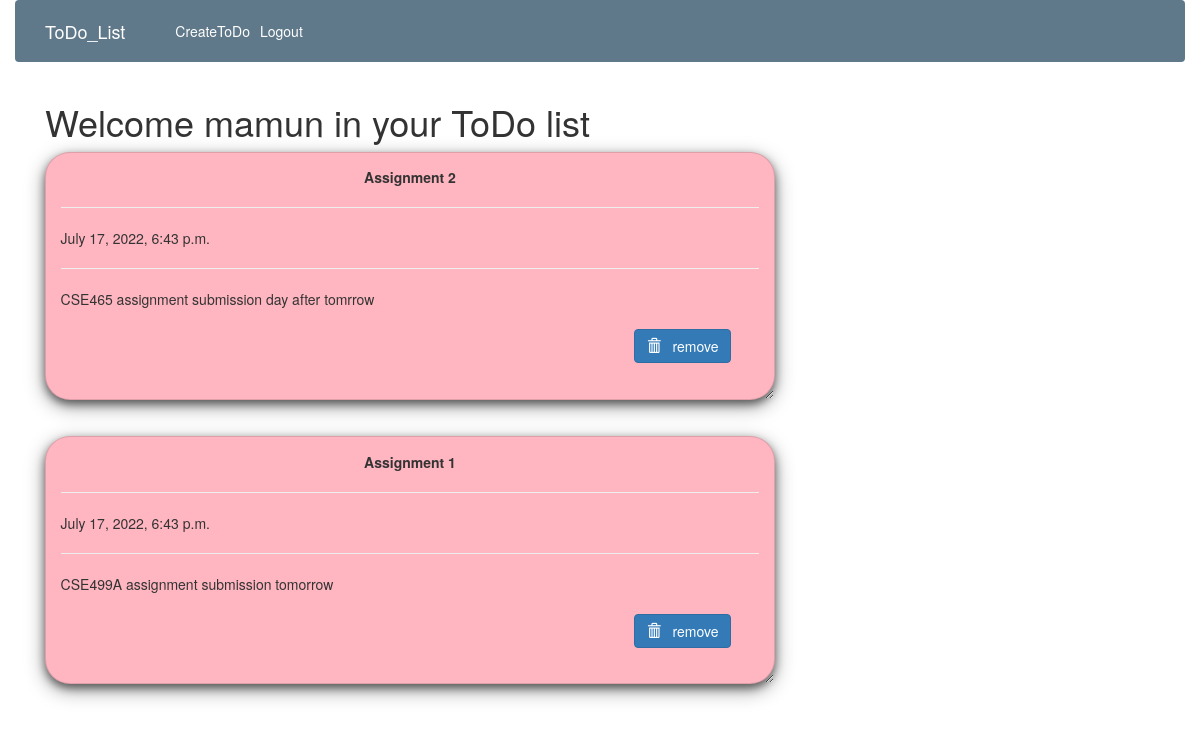
Screenshot of /index (signed in) with the database file from the repository.
### todo/models.py (models this page shows, shortened)
class todo(models.Model):
	title = models.CharField(max_length=100)
	details = models.TextField()
	date = models.DateTimeField(default=timezone.now)
	author=models.ForeignKey(User, on_delete=models.CASCADE)

### todo/views.py (the view)
# urls.py: path('index', views.index, name = 'todo'),
@login_required
def index(request):
	if request.user.is_authenticated:
		item_list = todo.objects.filter(author=request.user).order_by("-date")
	page = {
		'list':item_list,
		'title':'TODO LIST',
	}
	return render(request, 'todo/index.html', page)

### todo/templates/todo/index.html (shortened to what this page needs)
{% extends "todo/base.html"%}
{% load crispy_forms_tags %}
{% block content %}
<html lang="en" dir="ltr">
<head>
  <link rel="stylesheet" href="https://maxcdn.bootstrapcdn.com/bootstrap/3.3.7/css/bootstrap.min.css">
</head>
<body  class="container-fluid">
  <h1> Welcome {{request.user}} in your ToDo list</h1>
      {% for i in list %}
      <div class="card">
        <center><b>{{i.title}}</b></center>
        <hr/>
        {{i.date}}
        <hr/>
        {{i.details}}
        <br />
        <br />
        <form action="/del/{{i.id}}" method="POST" style=" padding-right: 4%; padding-bottom: 3%;">
          <button value="remove" type="submit"  class="btn btn-primary" style="float: right;"><span class="glyphicon glyphicon-trash"></span> &nbsp; remove</button>
        </form>
      </div>
      {% endfor%}
</body>
</html>
{% endblock content %}

### todo/templates/todo/base.html (shortened to what this page needs)
{% load static %}
<!DOCTYPE html>
<html>
<head>
    <link rel="stylesheet" href="https://cdn.jsdelivr.net/npm/bootstrap@4.0.0/dist/css/bootstrap.min.css">
	<link rel="stylesheet" type="text/css" href="{% static "todo/main.css"%}">
</head>
<body>
   <header class="site-header">
      <nav class="navbar navbar-expand-md navbar-dark bg-steel fixed-top">
        <div class="container">
          <a class="navbar-brand mr-4" href="{% url 'todo'%}">ToDo_List</a>
          <div class="collapse navbar-collapse" id="navbarToggle">
            <div class="navbar-nav">
            {% if user.is_authenticated %}
                <a class="nav-item nav-link" href="{% url 'todoform'%}">CreateToDo</a>
                <a class="nav-item nav-link" href="{% url 'logout' %}">Logout</a>
            {% else %}
              <a class="nav-item nav-link" href="{% url 'login' %}">Login</a>
              <a class="nav-item nav-link" href="{% url 'user_register' %}">Register</a>
              {% endif %}
            </div>
          </div>
        </div>
      </nav>
    </header>
    <main role="main" class="container">
      <div class="row">
        <div class="col-md-8">
          {% block content %}{% endblock %}
        </div>
      </div>
    </main>
</body>
</html>

### todo/static/todo/main.css (style rules this page uses)
body { background: #fafafa; color: #333333; margin-top: 5rem; }
h1, h2, h3, h4, h5, h6 { color: #444444; }
.bg-steel { background-color: #5f788a; }
.site-header .navbar-nav .nav-link { color: #ffffff; }

### todo/templates/todo/index.html (style rules this page uses)
.card { box-shadow: 0 4px 8px 0 rgba(0,0,0,0.5), 0 6px 20px 0 rgba(0,0,0,0.39); background: lightpink; margin-bottom : 5%; border-radius: 25px; padding : 2%; overflow: auto; resize: both; text-overflow: ellipsis; }

### rows the page displays
todo: title "Assignment 2", date "July 17, 2022, 6:43 p.m.", details "CSE465 assignment submission day after tomrrow"
todo: title "Assignment 1", date "July 17, 2022, 6:43 p.m.", details "CSE499A assignment submission tomorrow"

### other values shown
{{ request.user }} "mamun"
